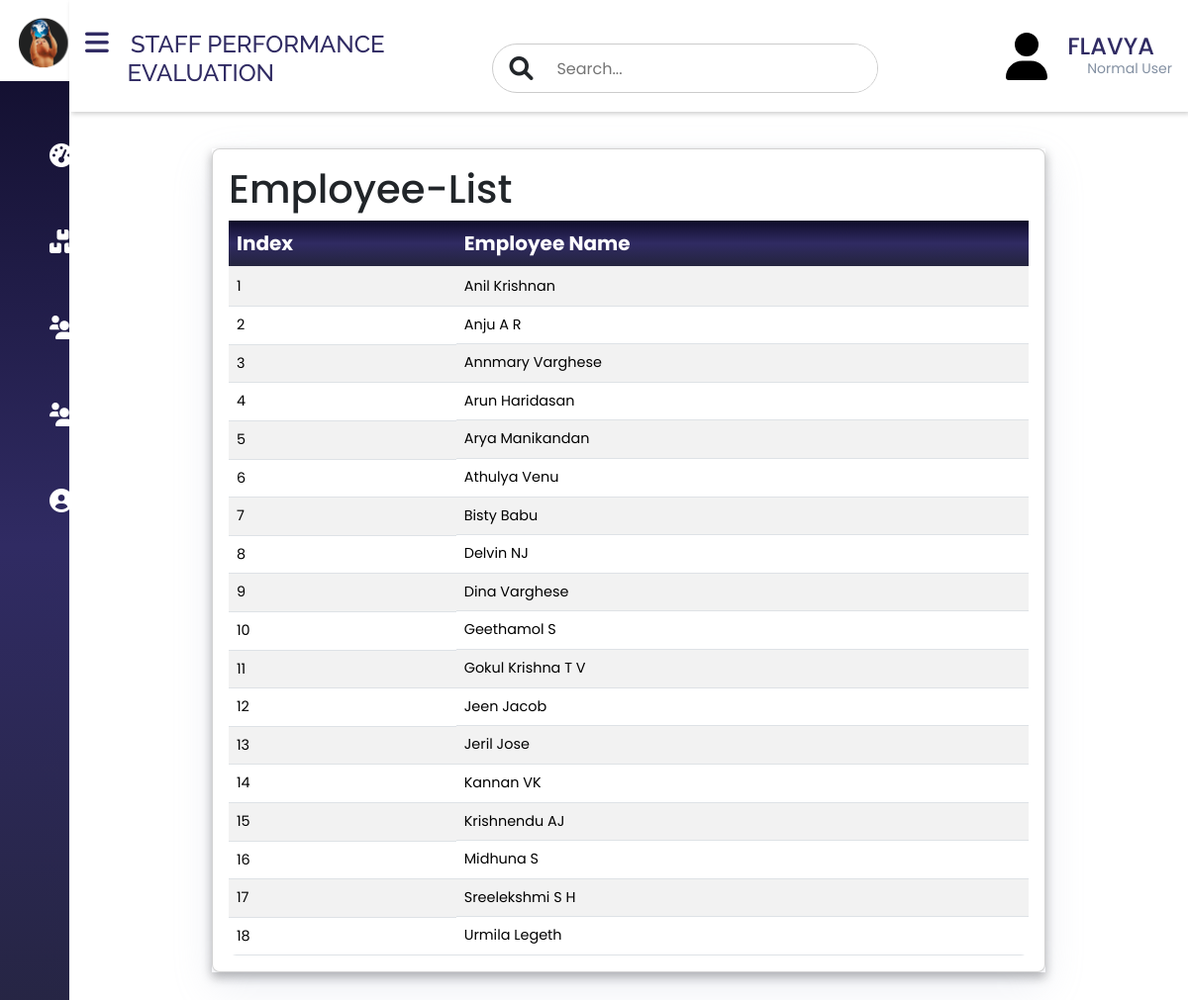
Screenshot of /employee_list/ (signed in) with the database file from the repository.
### login/models.py (models this page shows, shortened)
class Employee_detail(models.Model):
    id = models.AutoField(primary_key=True)
    employee_name = models.CharField(max_length=100)
    last_inserted = models.DateTimeField(auto_now_add=True)  # Automatically set when a new record is created

### login/views.py (the view)
# urls.py: path('employee_list/',views.employee_list, name='employee_list'),
def employee_list(request):
    employees = Employee_detail.objects.order_by('employee_name')
    return render(request, 'employee_list.html', {'employees': employees})

### templates/employee_list.html
{% extends 'dash-content.html' %}
{% load static %}
{% block content %}
<link rel="stylesheet" href="https://cdnjs.cloudflare.com/ajax/libs/font-awesome/6.0.0-beta3/css/all.min.css">
<link rel="stylesheet" href="{% static 'css1/employee_list.css' %}">
<section class="intro">
    <div class="bg-image h-100" style="background-color:none;">
      <div class="mask d-flex align-items-center h-100" style="background-color: none !important;">
        <div class="container" >
          <div class="row justify-content-center">
            <div class="col-12" style="padding-left: 0px;">
              <div class="card">
                <div class="card-body p-0">
                  <div class="table-responsive table-scroll" data-mdb-perfect-scrollbar="false" >
                    <table class="table table-striped mb-0">
                      <thead>
                        <tr >
                          <th scope="col" style="background: linear-gradient(to bottom, #0f0c29, #302b63, #24243e) !important; color: white;">Index</th>
                          <th scope="col" style="background: linear-gradient(to bottom, #0f0c29, #302b63, #24243e) !important; color: white;">Employee Name</th>
                          <h1 style="font-family: 'Poppins' ,sans-serif !important;">Employee-List</h1>
                        </tr>
                      </thead>
                      <tbody>
                        {% for employee in employees %}
                            <tr>
                                <td>{{ forloop.counter }}</td>
                                <td>{{ employee.employee_name }}</td>
                            </tr>
                        {% endfor %}
                      </tbody>
                    </table>
                  </div>
                </div>
              </div>
            </div>
          </div>
        </div>
      </div>
    </div>
  </section>
{% endblock %}

### templates/dashboard.html (shortened to what this page needs)
{%load static %}
<!DOCTYPE html>
<html lang="en">
<head>
  <link rel="stylesheet" href="https://cdnjs.cloudflare.com/ajax/libs/font-awesome/6.0.0-beta3/css/all.min.css">
  <link rel="stylesheet" href="{% static 'css1/dashboardstyle.css' %}">
  <link href="https://cdn.jsdelivr.net/npm/bootstrap@5.3.1/dist/css/bootstrap.min.css" rel="stylesheet"
>
</head>
<body style="font-family: 'Poppins' ,sans-serif ;">
  <div class="sidebar">
    <div class="sidebar-brand">
    </div>
    <div class="sidebar-menu">
      <ul>
        <li>
          <a href="{% url 'dash' %}" class="">
            <span class="fas fa-tachometer-alt"></span>
          </a>
        </li>
          <li>
            <a href="{% url 'CreateUser' %}">
              <span class="fas fa-boxes"></span>
            </a>
          </li>
        <li>
          <div class="dropdown">
            <a href="#" class="dropbtn">
              <span class="fas fa-users"></span>
            </a>
          </div>
        </li>
        <li>
          <a href="{% url 'result' %}" class="">
            <span class="fas fa-users"></span>
          </a>
        </li>
        <li>
          <a href="{% url 'logout1' %}">
            <span class="fas fa-user-circle"></span>
          </a>
        </li>
    </div>
  </div>
  <div class="main-content">
    <header>
      <h2 style="font-family: 'Raleway', sans-serif; margin-bottom: 0px;">
        <label for="nav-toggle" style="margin-bottom: 0px !important;">
          <span class="fas fa-bars" style="margin-top: 10px;"></span>
        </label>
        STAFF PERFORMANCE<br>&nbsp; &nbsp; &nbsp; &nbsp;EVALUATION
      </h2>
      <div class="search-wrapper">
        <span class="fas fa-search"> </span>
        <input type="search" placeholder="Search..." />
      </div>
      <div class="user-wrapper">
        <div class="">
          <h4 style="margin-bottom: -5px; color: #302b63; padding-left: 20px;">{{ request.user.first_name|upper }}</h4>
          {% if request.user.is_superuser %}
          <small>Super Admin</small>
          {% else %}
          <small>Normal User</small>
          {% endif %}
        </div>
      </div>
    </header>
    <main>
      <div class="firstdiv">
      </div>
      {% block content %}
      {% endblock %}
  </div>
</body>
</html>

### static/css1/dashboardstyle.css (style rules this page uses)
:root { --main-color: #11101d; --color-dark: #1D2231; --text-grey: #8390A2; }
* { padding: 0; margin: 0; box-sizing: border-box; list-style: none; text-decoration: none; }
.firstdiv { width: 400px; display: flex; justify-content: center; align-items: center; padding: 25px; color: white; position: fixed; left: 60%; top: 20%; z-index: 9999; transform: translate(-50%, -50%); }
.sidebar { width: 300px; position: fixed; left: 0; top: 0; height: 100%; z-index: 100; background: linear-gradient(to bottom, #0f0c29, #302b63, #24243e); transition: width 0ms; }
.sidebar-brand { height: 82px; padding: 10px 0rem 1rem 0px; color: #fff; display: flex; background-color: white; }
.sidebar-menu li { width: 100%; margin-bottom: 1.7rem; padding-left: 1rem; }
.sidebar-menu { margin-top: 3rem; margin-left: -30px; }
.sidebar-menu a { padding-left: 2rem; display: block; color: #fff; font-size: 1.1rem; text-decoration: none; padding-top: 5px; height: 60px; }
.sidebar-menu a span:first-child { font-size: 1.5rem; padding-right: 0rem; padding-top: 10px; padding-bottom:10px; }
.main-content { transition: margin-left 300ms; margin-left: 345px; }
header { background: #fff; display: flex !important; justify-content: space-between; padding: 1.2rem 1rem; box-shadow: 2px 2px 5px rgba(0, 0, 0, 0.2); position: fixed; left: 345px; top:0; z-index: 100; width: calc(100% - 345px); transition: left 300ms; }
header h2 { color: #302b63; font-size: 1.5rem; }
header label span { font-size: 1.7rem; padding-right: 1rem; }
.search-wrapper { margin-top: 25px; border: solid 1px #ccc; border-radius: 30px; height: 50px; display: flex; align-items: center; overflow-x: hidden; }
.search-wrapper span { display: inline-block; padding: 0rem 1rem; font-size: 1.5rem; }
.search-wrapper input { height: 100%; padding: .5rem; border: none; outline: none; }
.user-wrapper { display: flex; align-items: center; }
.user-wrapper small { display: inline-block; color: var(--text-grey); margin-top: -1px !important; padding-left: 40px; }
main { margin-top: 150px; padding: 0rem 1.5rem; background: #fff; min-height: calc(100vh - 0px); position: relative; }
.card { background: #fff; border-radius: 12px; box-shadow: 0 5px 10px rgba(154,160,185,.05), 0 15px 40px rgba(166,173,201,.2); padding: 1rem; }
table { border-collapse: collapse; }
thead tr { border-top: 1px solid #f0f0f0; border-bottom:2px solid #f0f0f0; }
td { padding: .5rem 1rem ; font-size: .9rem ; color: #222; }
tr td:last-child { display: flex; align-items: center; }
.table-responsive { width: 100%; overflow-x: auto; }
@media only screen and (max-width: 1200px) { .sidebar { width: 70px ; } }
@media only screen and (max-width: 1200px) { .sidebar .sidebar-brand, .sidebar li { padding-left: 1rem; text-align: center; } }
@media only screen and (max-width: 1200px) { .main-content { margin-left: 70px; } }
@media only screen and (max-width: 1200px) { .main-content header { width: calc(100% - 70px); left:70px; } }
.dropdown { display: inline-block; }
.dropbtn { background-color: none !important; color: white; padding: 10px 119px; border: none; cursor: pointer; }

### static/css1/employee_list.css (style rules this page uses)
.intro { height: 100%; font-family: 'Poppins' ,sans-serif ; box-shadow: 0 5px 10px 0 rgba(0, 0, 0, 0.3); background-color: none !important; }
table td, table th { text-overflow: ellipsis; white-space: nowrap; }
.card { border-radius: .5rem; }
.table-scroll { border-radius: .5rem; }
.table-scroll table thead th { font-size: 1.25rem; font-family: 'Poppins' ,sans-serif ; }
thead tr { top: 0; border-top: 0px !important; position: sticky; }
.intro { margin: 120px; }
.col-12 { padding: 0px !important; }

### rows the page displays
Employee_detail: employee_name "Anil Krishnan"
Employee_detail: employee_name "Anju A R"
Employee_detail: employee_name "Annmary Varghese"
Employee_detail: employee_name "Arun Haridasan"
Employee_detail: employee_name "Arya Manikandan"
Employee_detail: employee_name "Athulya Venu"
Employee_detail: employee_name "Bisty Babu"
Employee_detail: employee_name "Delvin NJ"
Employee_detail: employee_name "Dina Varghese"
Employee_detail: employee_name "Geethamol S"
Employee_detail: employee_name "Gokul Krishna T V"
Employee_detail: employee_name "Jeen Jacob"
Employee_detail: employee_name "Jeril Jose"
Employee_detail: employee_name "Kannan VK"
Employee_detail: employee_name "Krishnendu AJ"
Employee_detail: employee_name "Midhuna S"
Employee_detail: employee_name "Sreelekshmi S H"
Employee_detail: employee_name "Urmila Legeth"

### other values shown
{{ request.user.first_name|upper }} "FLAVYA"
